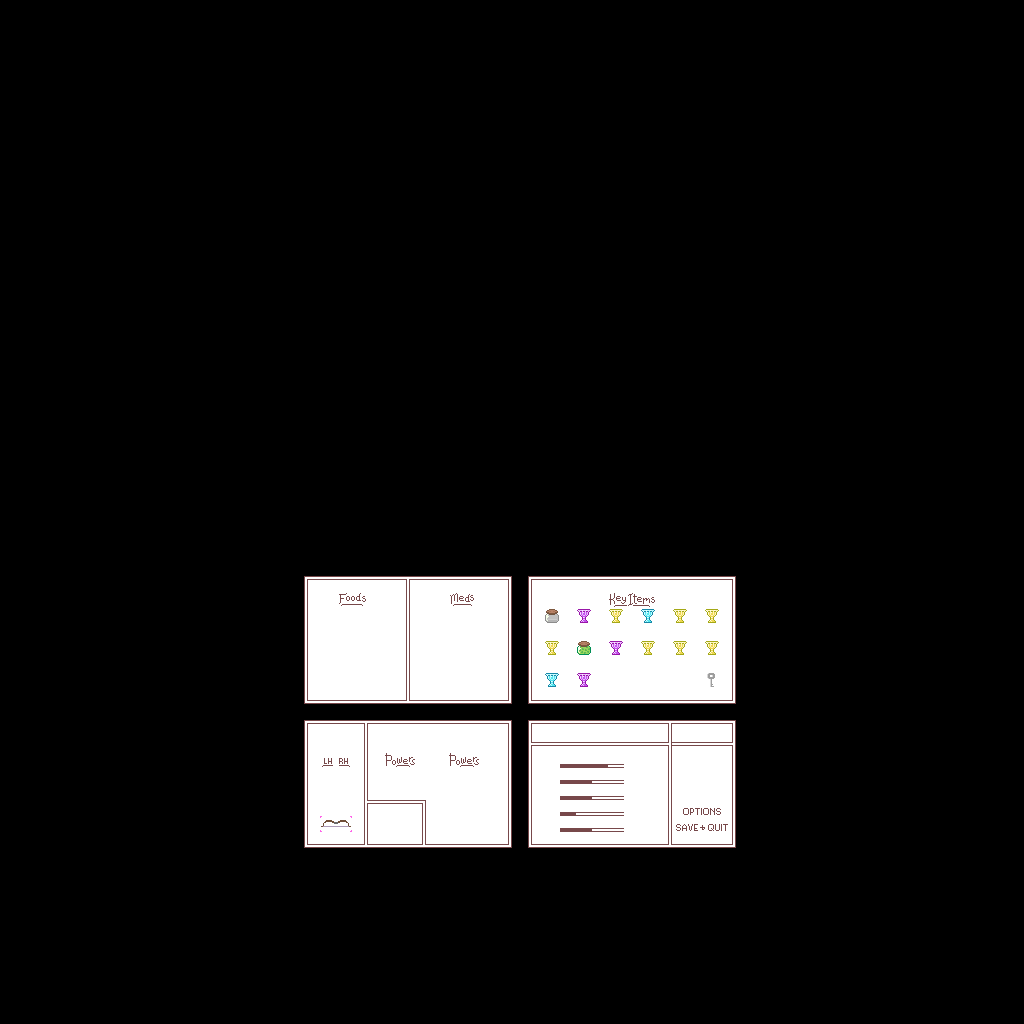

This game map was drawn from its Tiled (.tmx) file and the tilesets committed beside it. A one-line description and the trimmed map source follow:
An orthogonal 64x64 tile map with 16x16 px tiles, 3 tile layers (SKY, PARALLAX, FOLIAGE), 4 tilesets and 88 objects.

<map version="1.5" tiledversion="1.6.0" orientation="orthogonal" renderorder="right-down" width="64" height="64" tilewidth="16" tileheight="16" infinite="0" nextlayerid="14" nextobjectid="264">
 <tileset firstgid="1" name="AdventureSet" tilewidth="16" tileheight="16" tilecount="512" columns="16">
  <image source="../Art/Tilesets/Dungeons/adventuregame/adventuregame.png" width="256" height="512" />
  <tile id="243">
   <animation>
    <frame tileid="243" duration="140" />
    <frame tileid="244" duration="140" />
    <frame tileid="245" duration="140" />
    <frame tileid="246" duration="140" />
    <frame tileid="247" duration="140" />
   </animation>
  </tile>
  <tile id="248">
   <animation>
    <frame tileid="248" duration="80" />
    <frame tileid="249" duration="80" />
    <frame tileid="250" duration="80" />
    <frame tileid="251" duration="80" />
    <frame tileid="252" duration="80" />
    <frame tileid="253" duration="80" />
    <frame tileid="254" duration="80" />
    <frame tileid="255" duration="80" />
   </animation>
  </tile>
  <tile id="259">
   <animation>
    <frame tileid="259" duration="100" />
    <frame tileid="260" duration="100" />
    <frame tileid="261" duration="100" />
    <frame tileid="262" duration="100" />
    <frame tileid="263" duration="100" />
    <frame tileid="264" duration="100" />
    <frame tileid="265" duration="100" />
    <frame tileid="266" duration="100" />
   </animation>
  </tile>
  <tile id="268">
   <animation>
    <frame tileid="268" duration="100" />
    <frame tileid="269" duration="100" />
    <frame tileid="270" duration="100" />
    <frame tileid="271" duration="100" />
   </animation>
  </tile>
  <tile id="275">
   <animation>
    <frame tileid="275" duration="100" />
    <frame tileid="276" duration="100" />
    <frame tileid="277" duration="100" />
    <frame tileid="278" duration="100" />
    <frame tileid="279" duration="100" />
    <frame tileid="280" duration="100" />
    <frame tileid="281" duration="100" />
    <frame tileid="282" duration="100" />
   </animation>
  </tile>
  <tile id="284">
   <animation>
    <frame tileid="284" duration="100" />
    <frame tileid="285" duration="100" />
    <frame tileid="286" duration="100" />
    <frame tileid="287" duration="100" />
   </animation>
  </tile>
  <tile id="291">
   <animation>
    <frame tileid="291" duration="100" />
    <frame tileid="292" duration="100" />
    <frame tileid="293" duration="100" />
    <frame tileid="294" duration="100" />
   </animation>
  </tile>
  <tile id="300">
   <animation>
    <frame tileid="300" duration="100" />
    <frame tileid="301" duration="100" />
    <frame tileid="302" duration="100" />
    <frame tileid="303" duration="100" />
   </animation>
  </tile>
  <tile id="307">
   <animation>
    <frame tileid="307" duration="100" />
    <frame tileid="308" duration="100" />
    <frame tileid="309" duration="100" />
    <frame tileid="310" duration="100" />
   </animation>
  </tile>
  <tile id="316">
   <animation>
    <frame tileid="316" duration="100" />
    <frame tileid="317" duration="100" />
    <frame tileid="318" duration="100" />
    <frame tileid="319" duration="100" />
   </animation>
  </tile>
 </tileset>
 <tileset firstgid="513" name="#Tools" tilewidth="33" tileheight="16" tilecount="2" columns="0" objectalignment="center">
  <grid orientation="orthogonal" width="1" height="1" />
  <tile id="0">
   <image width="33" height="16" source="../Art/Tools/Start.png" />
  </tile>
  <tile id="1">
   <image width="22" height="16" source="../Art/Tools/End.png" />
  </tile>
 </tileset>
 <tileset firstgid="515" name="BlankTile" tilewidth="16" tileheight="16" tilecount="1" columns="1">
  <image source="../Art/Tilesets/Utility/BlankTile/BlankTile.png" width="16" height="16" />
 </tileset>
 <tileset firstgid="516" name="inventory" tilewidth="16" tileheight="16" tilecount="256" columns="16">
  <image source="../Art/Tilesets/Utility/inventory.png" width="256" height="256" />
 </tileset>
 <layer id="8" name="SKY" width="64" height="64" tintcolor="#b9ae90">
  <data>[4096 cells, 416 non-empty, 1 distinct tile ids]</data>
 </layer>
 <layer id="12" name="PARALLAX" width="64" height="64">
  <data>[4096 cells, 239 non-empty, 30 distinct tile ids]</data>
 </layer>
 <layer id="3" name="FOLIAGE" width="64" height="64">
  <data>[4096 cells, 10 non-empty, 10 distinct tile ids]</data>
 </layer>
 <objectgroup id="11" name="ITEM">
  <object id="25" gid="516" x="318" y="629" width="16" height="16" />
  <object id="27" gid="517" x="318" y="657" width="16" height="16" />
  <object id="28" gid="518" x="347" y="685" width="16" height="16" />
  <object id="29" gid="519" x="347" y="657" width="16" height="16" />
  <object id="30" gid="520" x="318" y="685" width="16" height="16" />
  <object id="31" gid="521" x="375" y="657" width="16" height="16" />
  <object id="32" gid="522" x="375" y="685" width="16" height="16" />
  <object id="36" gid="532" x="421" y="629" width="16" height="16" />
  <object id="37" gid="533" x="449" y="629" width="16" height="16" />
  <object id="38" gid="534" x="477" y="629" width="16" height="16" />
  <object id="39" gid="535" x="421" y="657" width="16" height="16" />
  <object id="40" gid="536" x="449" y="657" width="16" height="16" />
  <object id="41" gid="537" x="477" y="657" width="16" height="16" />
  <object id="49" gid="757" x="323" y="636" width="16" height="16" />
  <object id="50" gid="757" x="323" y="692" width="16" height="16" />
  <object id="51" gid="759" x="352" y="692" width="16" height="16" />
  <object id="55" gid="758" x="323" y="664" width="16" height="16" />
  <object id="56" gid="757" x="352" y="664" width="16" height="16" />
  <object id="57" gid="756" x="380" y="664" width="16" height="16" />
  <object id="58" gid="758" x="380" y="692" width="16" height="16" />
  <object id="59" gid="758" x="481" y="664" width="16" height="16" />
  <object id="60" gid="759" x="453" y="665" width="16" height="16" />
  <object id="61" gid="757" x="425" y="665" width="16" height="16" />
  <object id="62" gid="757" x="425" y="637" width="16" height="16" />
  <object id="63" gid="759" x="481" y="637" width="16" height="16" />
  <object id="64" gid="756" x="453" y="637" width="16" height="16" />
  <object id="65" gid="538" x="421" y="686" width="16" height="16" />
  <object id="66" gid="756" x="481" y="693" width="16" height="16" />
  <object id="98" gid="571" x="339" y="787" width="16" height="16" />
  <object id="99" gid="572" x="317" y="787" width="16" height="16" />
  <object id="100" gid="573" x="317" y="811" width="16" height="16" />
  <object id="123" gid="761" x="324" y="835" width="16" height="16" />
  <object id="129" gid="92" x="459" y="787" width="16" height="16" />
  <object id="130" gid="92" x="435" y="787" width="16" height="16" />
  <object id="132" gid="92" x="435" y="810" width="16" height="16" />
  <object id="133" gid="92" x="435" y="833" width="16" height="16" />
  <object id="135" gid="92" x="459" y="810" width="16" height="16" />
  <object id="136" gid="92" x="459" y="833" width="16" height="16" />
  <object id="137" gid="92" x="483" y="787" width="16" height="16" />
  <object id="138" gid="92" x="483" y="810" width="16" height="16" />
  <object id="139" gid="92" x="483" y="833" width="16" height="16" />
  <object id="141" gid="591" x="374" y="833" width="16" height="16" />
  <object id="146" gid="569" x="375" y="657" width="16" height="16" />
  <object id="150" gid="570" x="675" y="741" width="16" height="16" />
  <object id="159" gid="539" x="449" y="686" width="16" height="16" />
  <object id="160" gid="540" x="477" y="686" width="16" height="16" />
  <object id="161" gid="760" x="453" y="693" width="16" height="16" />
  </objectgroup>
 <objectgroup id="10" name="DEV">
  <!-- 2 objects omitted --></objectgroup>
</map>
<!-- 41 of 88 objects omitted -->
